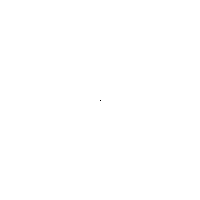
Frame 1 (no input)
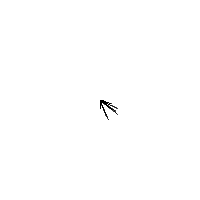
Frame 60 (the mouse pressed at the canvas centre just before this capture)
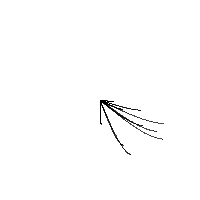
Frame 120 (the mouse held since frame 60 and released just before this capture)

The Processing sketch that drew these frames (run headless with seeded random() and noise(); from frame 60 on, the mouse is pressed at the canvas centre):

// Processing sketch: p01_2d_oscillator_points_figure
// ── p01_2d_oscillator_points_figure.pde
Oscillator[] oscillators;

void setup() {
  size(200,200);
  background(255);
  oscillators = new Oscillator[10];
  for (int i = 0; i < oscillators.length; i++)
    oscillators[i] = new Oscillator();
}

void draw() {
  //background(255);
  for (int i = 0; i < oscillators.length; i++) {
    oscillators[i].update();
    oscillators[i].display();
  }
}

class Oscillator {
  
  PVector angle = new PVector(0,0);
  PVector velocity = new PVector(0,0);
  PVector amplitude = new PVector(random(width/2),random(height/2));
  
  void update() {
    PVector aAcceleration = _calcAcceleration();

    velocity.add(aAcceleration);
    velocity.limit(0.1);
    angle.add(velocity);
  }
  
  PVector _calcAcceleration() {
    return new PVector(1e-4,2e-4);
  }
  
  void display() {
    pushMatrix();
    translate(width/2,height/2);
    float x = amplitude.x * sin(angle.x);
    float y = amplitude.y * sin(angle.y);
    stroke(0); fill(175);
    //line(0,0,x,y);
    //ellipse(x,y,16,16);
    point(x,y);
    popMatrix();
  }
}
